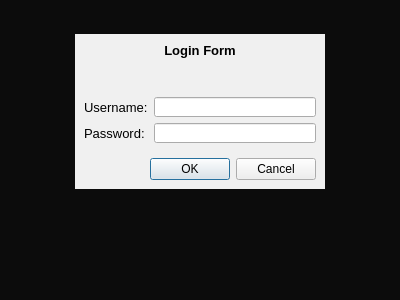
<?xml version="1.0" encoding="UTF-8"?>
<ui version="4.0">
 <class>LoginForm</class>
 <widget class="QWidget" name="LoginForm">
  <property name="geometry">
   <rect>
    <x>0</x>
    <y>0</y>
    <width>400</width>
    <height>300</height>
   </rect>
  </property>
  <property name="minimumSize">
   <size>
    <width>250</width>
    <height>0</height>
   </size>
  </property>
  <property name="palette">
   <palette>
    <active>
     <colorrole role="Base">
      <brush brushstyle="SolidPattern">
       <color alpha="255">
        <red>255</red>
        <green>255</green>
        <blue>255</blue>
       </color>
      </brush>
     </colorrole>
     <colorrole role="Window">
      <brush brushstyle="SolidPattern">
       <color alpha="200">
        <red>0</red>
        <green>0</green>
        <blue>0</blue>
       </color>
      </brush>
     </colorrole>
    </active>
    <inactive>
     <colorrole role="Base">
      <brush brushstyle="SolidPattern">
       <color alpha="255">
        <red>255</red>
        <green>255</green>
        <blue>255</blue>
       </color>
      </brush>
     </colorrole>
     <colorrole role="Window">
      <brush brushstyle="SolidPattern">
       <color alpha="200">
        <red>0</red>
        <green>0</green>
        <blue>0</blue>
       </color>
      </brush>
     </colorrole>
    </inactive>
    <disabled>
     <colorrole role="Base">
      <brush brushstyle="SolidPattern">
       <color alpha="200">
        <red>0</red>
        <green>0</green>
        <blue>0</blue>
       </color>
      </brush>
     </colorrole>
     <colorrole role="Window">
      <brush brushstyle="SolidPattern">
       <color alpha="200">
        <red>0</red>
        <green>0</green>
        <blue>0</blue>
       </color>
      </brush>
     </colorrole>
    </disabled>
   </palette>
  </property>
  <property name="focusPolicy">
   <enum>Qt::StrongFocus</enum>
  </property>
  <property name="windowTitle">
   <string>Form</string>
  </property>
  <property name="autoFillBackground">
   <bool>true</bool>
  </property>
  <layout class="QGridLayout" name="gridLayout">
   <property name="topMargin">
    <number>4</number>
   </property>
   <property name="verticalSpacing">
    <number>5</number>
   </property>
   <item row="1" column="0">
    <spacer name="horizontalSpacer">
     <property name="orientation">
      <enum>Qt::Horizontal</enum>
     </property>
     <property name="sizeHint" stdset="0">
      <size>
       <width>75</width>
       <height>0</height>
      </size>
     </property>
    </spacer>
   </item>
   <item row="0" column="1">
    <spacer name="verticalSpacer_3">
     <property name="orientation">
      <enum>Qt::Vertical</enum>
     </property>
     <property name="sizeHint" stdset="0">
      <size>
       <width>0</width>
       <height>46</height>
      </size>
     </property>
    </spacer>
   </item>
   <item row="1" column="1" rowspan="2" colspan="2">
    <widget class="QWidget" name="widget" native="true">
     <property name="minimumSize">
      <size>
       <width>250</width>
       <height>150</height>
      </size>
     </property>
     <property name="palette">
      <palette>
       <active>
        <colorrole role="Base">
         <brush brushstyle="SolidPattern">
          <color alpha="255">
           <red>255</red>
           <green>255</green>
           <blue>255</blue>
          </color>
         </brush>
        </colorrole>
        <colorrole role="Window">
         <brush brushstyle="SolidPattern">
          <color alpha="255">
           <red>240</red>
           <green>240</green>
           <blue>240</blue>
          </color>
         </brush>
        </colorrole>
       </active>
       <inactive>
        <colorrole role="Base">
         <brush brushstyle="SolidPattern">
          <color alpha="255">
           <red>255</red>
           <green>255</green>
           <blue>255</blue>
          </color>
         </brush>
        </colorrole>
        <colorrole role="Window">
         <brush brushstyle="SolidPattern">
          <color alpha="255">
           <red>240</red>
           <green>240</green>
           <blue>240</blue>
          </color>
         </brush>
        </colorrole>
       </inactive>
       <disabled>
        <colorrole role="Base">
         <brush brushstyle="SolidPattern">
          <color alpha="255">
           <red>240</red>
           <green>240</green>
           <blue>240</blue>
          </color>
         </brush>
        </colorrole>
        <colorrole role="Window">
         <brush brushstyle="SolidPattern">
          <color alpha="255">
           <red>240</red>
           <green>240</green>
           <blue>240</blue>
          </color>
         </brush>
        </colorrole>
       </disabled>
      </palette>
     </property>
     <property name="focusPolicy">
      <enum>Qt::StrongFocus</enum>
     </property>
     <property name="autoFillBackground">
      <bool>true</bool>
     </property>
     <layout class="QFormLayout" name="formLayout">
      <item row="0" column="0" colspan="2">
       <widget class="QLabel" name="label">
        <property name="font">
         <font>
          <pointsize>10</pointsize>
          <weight>75</weight>
          <bold>true</bold>
         </font>
        </property>
        <property name="text">
         <string>Login Form</string>
        </property>
        <property name="alignment">
         <set>Qt::AlignCenter</set>
        </property>
       </widget>
      </item>
      <item row="2" column="0" colspan="2">
       <widget class="QLabel" name="errMessage">
        <property name="font">
         <font>
          <pointsize>10</pointsize>
         </font>
        </property>
        <property name="styleSheet">
         <string notr="true">color: red</string>
        </property>
        <property name="text">
         <string/>
        </property>
       </widget>
      </item>
      <item row="4" column="0">
       <widget class="QLabel" name="label_2">
        <property name="font">
         <font>
          <pointsize>10</pointsize>
         </font>
        </property>
        <property name="text">
         <string>Username:</string>
        </property>
       </widget>
      </item>
      <item row="4" column="1">
       <widget class="QLineEdit" name="usernameEdit">
        <property name="minimumSize">
         <size>
          <width>0</width>
          <height>20</height>
         </size>
        </property>
        <property name="font">
         <font>
          <pointsize>10</pointsize>
         </font>
        </property>
       </widget>
      </item>
      <item row="5" column="0">
       <widget class="QLabel" name="label_3">
        <property name="font">
         <font>
          <pointsize>10</pointsize>
         </font>
        </property>
        <property name="text">
         <string>Password:</string>
        </property>
       </widget>
      </item>
      <item row="5" column="1">
       <widget class="QLineEdit" name="passwordEdit">
        <property name="minimumSize">
         <size>
          <width>0</width>
          <height>20</height>
         </size>
        </property>
        <property name="font">
         <font>
          <pointsize>10</pointsize>
         </font>
        </property>
        <property name="echoMode">
         <enum>QLineEdit::Password</enum>
        </property>
       </widget>
      </item>
      <item row="7" column="0" colspan="2">
       <widget class="QDialogButtonBox" name="loginButtons">
        <property name="standardButtons">
         <set>QDialogButtonBox::Cancel|QDialogButtonBox::Ok</set>
        </property>
       </widget>
      </item>
      <item row="6" column="0">
       <spacer name="verticalSpacer_6">
        <property name="orientation">
         <enum>Qt::Vertical</enum>
        </property>
        <property name="sizeHint" stdset="0">
         <size>
          <width>20</width>
          <height>20</height>
         </size>
        </property>
       </spacer>
      </item>
      <item row="1" column="0">
       <spacer name="verticalSpacer_7">
        <property name="orientation">
         <enum>Qt::Vertical</enum>
        </property>
        <property name="sizeHint" stdset="0">
         <size>
          <width>20</width>
          <height>5</height>
         </size>
        </property>
       </spacer>
      </item>
      <item row="3" column="0">
       <spacer name="verticalSpacer_8">
        <property name="orientation">
         <enum>Qt::Vertical</enum>
        </property>
        <property name="sizeHint" stdset="0">
         <size>
          <width>20</width>
          <height>5</height>
         </size>
        </property>
       </spacer>
      </item>
     </layout>
    </widget>
   </item>
   <item row="2" column="3">
    <spacer name="horizontalSpacer_2">
     <property name="orientation">
      <enum>Qt::Horizontal</enum>
     </property>
     <property name="sizeHint" stdset="0">
      <size>
       <width>74</width>
       <height>0</height>
      </size>
     </property>
    </spacer>
   </item>
   <item row="6" column="2">
    <spacer name="verticalSpacer_4">
     <property name="orientation">
      <enum>Qt::Vertical</enum>
     </property>
     <property name="sizeHint" stdset="0">
      <size>
       <width>0</width>
       <height>46</height>
      </size>
     </property>
    </spacer>
   </item>
   <item row="5" column="2">
    <spacer name="verticalSpacer_5">
     <property name="orientation">
      <enum>Qt::Vertical</enum>
     </property>
     <property name="sizeHint" stdset="0">
      <size>
       <width>20</width>
       <height>40</height>
      </size>
     </property>
    </spacer>
   </item>
   <item row="4" column="2">
    <spacer name="verticalSpacer">
     <property name="orientation">
      <enum>Qt::Vertical</enum>
     </property>
     <property name="sizeHint" stdset="0">
      <size>
       <width>20</width>
       <height>40</height>
      </size>
     </property>
    </spacer>
   </item>
   <item row="3" column="2">
    <spacer name="verticalSpacer_2">
     <property name="orientation">
      <enum>Qt::Vertical</enum>
     </property>
     <property name="sizeHint" stdset="0">
      <size>
       <width>20</width>
       <height>40</height>
      </size>
     </property>
    </spacer>
   </item>
  </layout>
 </widget>
 <resources/>
 <connections/>
</ui>
